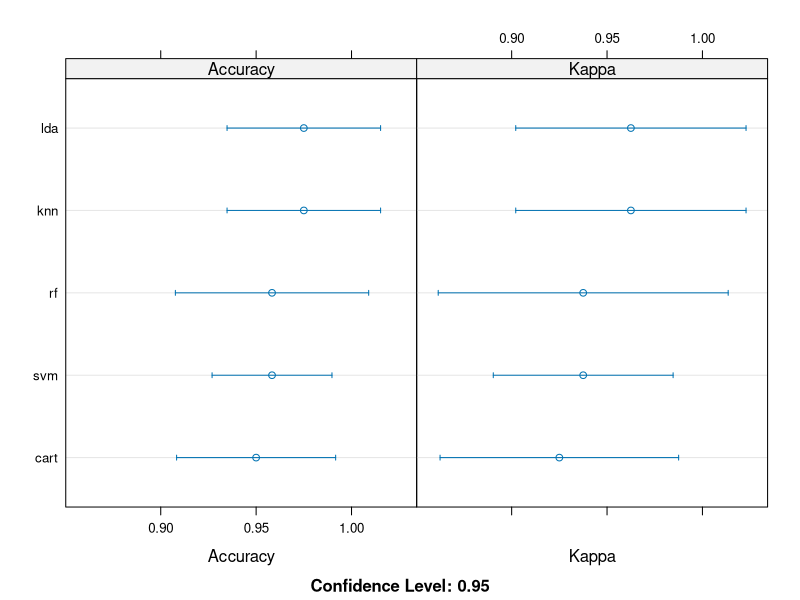

Here is the R script that generated this plot:
#load library
set.seed(500)
library(lattice)
library(ggplot2)
library(caret)

#load IRIS data
data("iris")
head(iris)
str(iris)
summary(iris)
View(iris)

# Split the data
data <- createDataPartition(iris$Species, p=0.80, list=FALSE)
#data

# Create training data
train_data <- iris[data,]
str(train_data)
summary(train_data)
# Create test data
test_data <- iris[-data,]
str(test_data)

# Summarize the class distribution
percentage <- prop.table(table(train_data$Species))*100
cbind(Freq = table(train_data$Species), Percentage = percentage)

#split dataset into 10 parts, train in 9 and test on 1 and repeat for all combinations of train-test splits.
control <- trainControl(method='cv', number=10)
metric <- 'Accuracy'

#Build model
# Linear Discriminant Analysis (LDA)
library(MASS)
library(rpart)
library(kernlab)
library(ranger)
library(e1071)

lda_model <- train(Species~., data=train_data, method='lda', 
                 trControl=control, metric=metric)
lda_model 

# Classification and Regression Trees (CART) [Decision Tree]
decision_tree <- train(Species~., data=train_data, method='rpart', 
                       trControl=control, metric=metric)
decision_tree

# k-Nearest Neighbors (KNN)

knn_model <- train(Species~., data=train_data, method='knn', 
                 trControl=control, metric=metric)
knn_model
# Support Vector Machines (SVM) with a radial kernel
svm_model <- train(Species~., data=train_data, method='svmRadial', 
                 trControl=control, metric=metric)
svm_model

#Random Forest 
random_forest <- train(Species~., data=train_data, method='ranger', 
                trControl=control, metric=metric)
random_forest 

# Compare the results of these algorithms
model_compare <- resamples(list(lda=lda_model, cart=decision_tree, knn=knn_model, svm=svm_model, rf=random_forest))

# Table Comparison
summary(model_compare)
# Create a dot plot

#dotplot(model_compare$Accuracy, model_compare$models,
 #           main = "Model Performance on Iris Dataset",
 #           xlab = "Accuracy",
 #           ylab = "Model",
 #           pch = 19,
 #           col = "blue",
#            cex = 2)
dotplot(model_compare)

#Predict on test data
prediction <- predict(lda_model, test_data)
confusionMatrix(prediction, test_data$Species)
